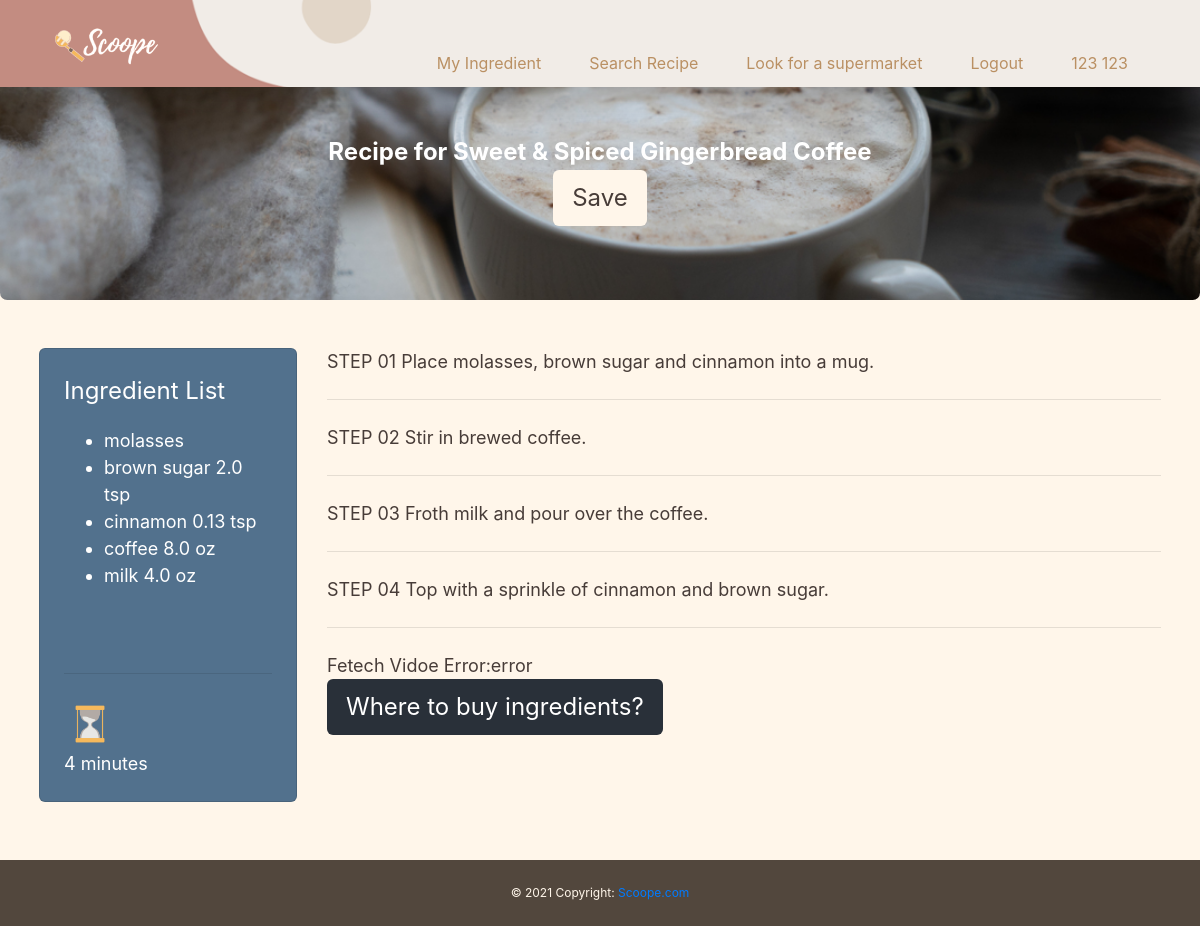
The page /web_project/recipe/2 (signed in) on the database its author committed.
### web_project/models.py (models this page shows, shortened)
class Recipe(models.Model):
    recipe_name = models.CharField(max_length= 200)
    steps = models.TextField(max_length= 2000)
    time_cost = models.IntegerField(default= 0)
    category = models.CharField(max_length= 200)

class Recipe_Ingredient(models.Model):
    recipe = models.ForeignKey(Recipe, default=None, on_delete=models.PROTECT)
    ingredient = models.ForeignKey(Ingredient, default=None , on_delete=models.PROTECT)
    mg = 'mg'
    g = 'g'
    kg = 'kg'
    oz = 'oz'
    lb = 'lb'
    gt = 'gt'
    qt = 'qt'
    pt = 'pt'
    tsp = 'tsp'
    tbsp = 'tbsp'
    c = 'c'
    no = ''
    shots = 'shots'
    dash = 'dash'
    unit_choice = [(mg,'mg'),(g,'g'),(kg,'kg'),(oz,'oz'),(lb,'lb'),(qt,'qt'),(pt,'pt'),(tsp,'tsp'),(tbsp,'tbsp'),(c,'c'),(no,' '),(shots,'shots'),(dash,'dash')]
    ingredient_unit = models.CharField(max_length = 5, choices= unit_choice, default= g)
    ingredient_quantity = models.FloatField( null = True)
    def __str__(self):
        return str(self.ingredient)

class Ingredient(models.Model):
    ingredient_name = models. CharField(max_length= 200)
    def __str__(self):
        return str(self.ingredient_name)

### web_project/views.py (the view)
# urls.py: path('recipe/<int:id>', views.get_recipe, name='recipe'),
def get_recipe(request, id):
    recipe = get_object_or_404(Recipe, id = id)
    ingredients = Recipe_Ingredient.objects.filter(recipe = Recipe.objects.get(id = id))
    steps =recipe.steps.split('STEP ')[1:]
    if recipe in Profile.objects.get(user=request.user).saved_recipe.all():
        saved = True
    else:
        saved = False
    print('saved', saved)
    context = {
        'recipe': recipe,
        'steps': steps,
        'ingredients': ingredients,
        'saved': saved
    }
    return render(request, 'web_project/recipe.html', context)

### web_project/templates/web_project/recipe.html (shortened to what this page needs)
{% extends "web_project/base.html" %}
{% block content %}
<div class="light-shade min-vh-100">
    <div id="id_page_name" class="jumbotron text-center p-4 title-font">
        <span class="align-self-center mx-auto">
            <b>
                Recipe for {{recipe.recipe_name}}
            </b>
            {% if saved %}
                <form method="POST" action="{% url 'unsave-recipe' recipe.id  %}">
                    <input type="submit" id="unsave" class="btn light-shade" value="Unsave">
                    {% csrf_token %}
                </form>
            {% else %}
                <form method="POST" action="{% url 'save-recipe' recipe.id  %}">
                    <input type="submit" id="save" class="btn light-shade" value="Save">
                </form>
            {% endif %}
        </span>
    </div>
    <div class="light-shade m-3 row">
        <div class="col-sm-3">
            <div class="dark-blue p-3 card">
                <div class="card-title title-font">Ingredient List</div>
                <ul>
                    {% for item in ingredients %}
                        <li class=" desc-font">{{item}}
                            {% if item.ingredient_quantity != None %}
                                {{item.ingredient_quantity}}
                            {% endif %}
                            {% if item.ingredient_unit != None %}
                                {{item.ingredient_unit}}
                            {% endif %}
                        </li>
                    {% endfor %}
                </ul>
                <br/>
                <hr />
                <img class="rounded w-25" src="../../static/web_project/image/timer.png"/>
                <span class="desc-font">{{recipe.time_cost}} minutes</span>
            </div>
        </div>
        <div class="col-sm-9 desc-font">
            {% for s in steps %}
                <div>STEP {{s}}</div>
                <hr />
            {% endfor %}
            <div id="recipe_video_div"></div>
            <a href="{% url 'map' %}" class="btn dark-grey">Where to buy ingredients?</a>
        </div>
    </div>
</div>
{%endblock%}

### web_project/templates/web_project/base.html (shortened to what this page needs)
<!doctype html>
<html>
	<head>
	    {% load static %}
		<link rel="stylesheet" href="https://maxcdn.bootstrapcdn.com/bootstrap/4.5.2/css/bootstrap.min.css">
		<link href="../../static/web_project/css/web_project.css" rel="stylesheet" type="text/css">
	</head>
    <body>
		<div id="id_header_div" class="bg-dark">
            {% if user.username %}
				<nav class="navbar navbar-expand-sm navbar-custom fixed-top shadow">
					<div class="navbar-brand">
						<img class="rounded w-50" src="../../static/web_project/image/brand.png"/>
					</div>
					<div class="collapse navbar-collapse" id="collapsibleNavbar">
						<ul class="nav navbar-nav align-items-end ml-auto nav-font">
							<li class="nav-item">
								<a class="nav-link" id="id_nav_my_ingredient" href="{% url 'my-ingredient' %}">My Ingredient</a>
							</li>
							<li class="nav-item">
								<a class="nav-link" id="id_nav_search" href="{% url 'search' %}">Search Recipe</a>
							</li>
							<li class="nav-item">
								<a class="nav-link" id="id_nav_map" href="{% url 'map' %}">Look for a supermarket</a>
							</li>
							<li class="nav-item">
								<a class="nav-link" id="id_nav_logout" href="{% url 'logout' %}">Logout</a>
							</li>
							<li class="nav-item">
								<a class="nav-link" id="id_nav_profile" href="{% url 'my-profile' %}">{{user.first_name}} {{user.last_name}}</a>
							</li>
						</ul>
					</div>
			</nav>
			{% else %}
				{% block pre_login %}
				{% endblock%}
			{% endif %}
		</div>
		<div class="pad-len">
			{% block content %}
			{% endblock %}
		</div>
		<footer class="footer dark-shade-1 notice-font">
			<div class="footer-copyright text-center py-3">© 2021 Copyright:
				<a href="{% url 'home' %}"> Scoope.com</a>
			</div>
		</footer>
	</body>
</html>

### web_project/static/web_project/css/web_project.css (style rules this page uses)
html, body { font-size: 24px; height: 100vh; background-color: #fff6ea; color:#473c38 }
.title-font { font-size: 2vw; }
.desc-font { font-size: 1.5vw; }
.notice-font { font-size: 1vw; }
.light-shade { background-color: #fff6ea; color:#473c38 }
.dark-blue { background-color: #52718d; color:white; }
.dark-grey { background-color: #293039; color: white; }
.dark-shade-1 { background-color: #52473d; color:#fff6ea; }
.navbar-custom { background-color: #fff6ea; align-items: flex-end; padding-inline: 2rem; background-image: url("../image/nav-bg.png"); background-size:cover; }
.navbar-brand { width: 20vw; }
.pad-len { padding-top: 5%; }
.navbar-custom .navbar-brand, .navbar-custom .navbar-text { color: #ffffff; }
.navbar-custom .navbar-nav .nav-link { color: #ba9063; padding: 0; margin: 0; vertical-align: bottom; padding-inline: 1rem; }
.nav-font { font-size: medium; }
.footer { position: relative; bottom: 0px; left: 0px; right: 0px; margin-bottom: 0px; }
.jumbotron { background-image: url('../image/jumbotron.png'); background-position: center; background-size: cover; background-repeat: no-repeat; height: 20vw; color:white; align-self: center; display: flex; align-items: center; }

### rows shown on the page
Recipe: recipe_name "Sweet & Spiced Gingerbread Coffee", time_cost "4"
Recipe_Ingredient: ingredient.ingredient_name "molasses"
Recipe_Ingredient: ingredient.ingredient_name "brown sugar", ingredient_quantity "2.0", ingredient_unit "tsp"
Recipe_Ingredient: ingredient.ingredient_name "cinnamon", ingredient_quantity "0.13", ingredient_unit "tsp"
Recipe_Ingredient: ingredient.ingredient_name "coffee", ingredient_quantity "8.0", ingredient_unit "oz"
Recipe_Ingredient: ingredient.ingredient_name "milk", ingredient_quantity "4.0", ingredient_unit "oz"

### other values the page prints
{{ user.first_name }} "123"
{{ user.last_name }} "123"
{{ s }} "01 Place molasses, brown sugar and cinnamon into a mug." "02 Stir in brewed coffee." "03 Froth milk and pour over the coffee." "04 Top with a sprinkle of cinnamon and brown sugar."
